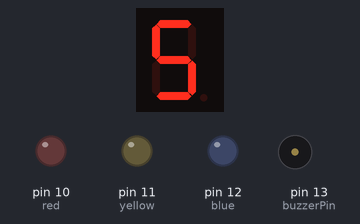
Recording of a sketch running on a simulated Arduino Uno, built with avr-gcc and run on an emulated ATmega328P. Shown: 1-digit seven-segment display, output pins drawn as LEDs (lit = HIGH), buzzer (waves = sounding). Wiring (inferred from the names in the program): 1-digit 7-segment display, segments lit when HIGH: segments pin 2, pin 3, pin 4, pin 5, pin 6, pin 7, pin 8, pin 9. The segment pins are drawn as the display they are named for; pins used as bus, display or sensor lines are not drawn.

Above: at 0.1 s.
At 1.1 s:
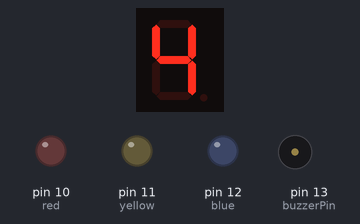
At 2.1 s:
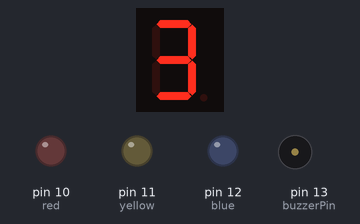
At 3.1 s:
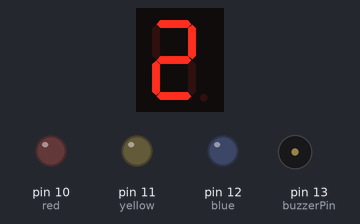
At 4.1 s:
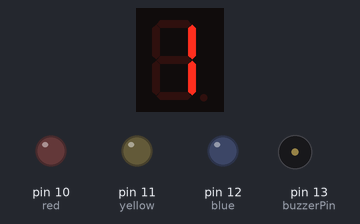
At 5.1 s:
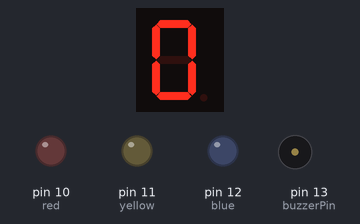
Timing chart, 0 to 40.0 s (numbered marks = the images above):
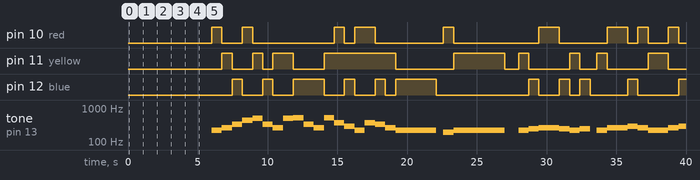

The sketch:

stairwayToHeaven.ino
```cpp
#include <Arduino.h>

int buzzerPin = 13;
int red = 10;
int yellow = 11;
int blue = 12;
int A = 2;
int B = 3;
int C = 4;
int D = 5;
int E = 6;
int F = 7;
int G = 8;
int DP = 9;

int A4note = 440;
float B4 = 493.88;
float C4 = 261.63;
float D4 = 293.66;
float E4 = 329.63;
float F4 = 349.23;
int G4 = 392;
float F4sharp = 369.99;

float C5 = 523.25;

int A3note = 220;
float B3 = 246.94;
int G3 = 196;

//notes in 82 WPM
int snote = 732;
int enote = 366;
int qnote = 732;
int hnote = 1463;
int wnote = 2927;

void setup() {
  // put your setup code here, to run once:
  pinMode(buzzerPin, OUTPUT);
  pinMode(A, OUTPUT);
  pinMode(B, OUTPUT);
  pinMode(C, OUTPUT);
  pinMode(D, OUTPUT);
  pinMode(E, OUTPUT);
  pinMode(F, OUTPUT);
  pinMode(G, OUTPUT);
  pinMode(DP, OUTPUT);
  pinMode(blue, OUTPUT);
  pinMode(yellow, OUTPUT);
  pinMode(red, OUTPUT);
}

void loop() {
  // put your main code here, to run repeatedly:

  //number countdown from 5
  num_five();
  delay(1000);
  clear_segment();
  num_four();
  delay(1000);
  clear_segment();
  num_three();
  delay(1000);
  clear_segment();
  num_two();
  delay(1000);
  clear_segment();
  num_one();
  delay(1000);
  clear_segment();
  num_zero();
  delay(1000);
  clear_segment();

  //play stairway to heaven intro
  sth_intro();

  exit(0);

}

void clear_segment(){
  digitalWrite(A, LOW);
  digitalWrite(B, LOW);
  digitalWrite(C, LOW);
  digitalWrite(D, LOW);
  digitalWrite(E, LOW);
  digitalWrite(F, LOW);
  digitalWrite(G, LOW);
}

void num_five(){
  digitalWrite(A, HIGH);
  digitalWrite(F, HIGH);
  digitalWrite(G, HIGH);
  digitalWrite(C, HIGH);
  digitalWrite(D, HIGH);
}

void num_four(){
  digitalWrite(F, HIGH);
  digitalWrite(G, HIGH);
  digitalWrite(B, HIGH);
  digitalWrite(C, HIGH);
}

void num_three(){
  digitalWrite(A, HIGH);
  digitalWrite(B, HIGH);
  digitalWrite(C, HIGH);
  digitalWrite(G, HIGH);
  digitalWrite(D, HIGH);
}

void num_two(){
  digitalWrite(A, HIGH);
  digitalWrite(B, HIGH);
  digitalWrite(G, HIGH);
  digitalWrite(E, HIGH);
  digitalWrite(D, HIGH);
}

void num_one(){
  digitalWrite(B, HIGH);
  digitalWrite(C, HIGH);
}

void num_zero(){
  digitalWrite(A, HIGH);
  digitalWrite(B, HIGH);
  digitalWrite(C, HIGH);
  digitalWrite(D, HIGH);
  digitalWrite(E, HIGH);
  digitalWrite(F, HIGH);
}

void sth_intro(){
  tone(buzzerPin, A3note, snote);
  digitalWrite(red, HIGH);
  delay(snote);
  digitalWrite(red, LOW);
  tone(buzzerPin, C4, snote);
  digitalWrite(yellow, HIGH);
  delay(snote);
  digitalWrite(yellow, LOW);
  tone(buzzerPin, E4, snote);
  digitalWrite(blue, HIGH);
  delay(snote);
  digitalWrite(blue, LOW);
  tone(buzzerPin, A4note, snote);
  digitalWrite(red, HIGH);
  delay(snote);
  digitalWrite(red, LOW);
  tone(buzzerPin, B4, snote);
  digitalWrite(yellow, HIGH);
  delay(snote);
  digitalWrite(yellow, LOW);
  tone(buzzerPin, E4, snote);
  digitalWrite(blue, HIGH);
  delay(snote);
  digitalWrite(blue, LOW);
  tone(buzzerPin, C4, snote);
  digitalWrite(yellow, HIGH);
  delay(snote);
  digitalWrite(yellow, LOW);
  tone(buzzerPin, B4, snote);
  digitalWrite(yellow, HIGH);
  delay(snote);
  digitalWrite(yellow, LOW);
  tone(buzzerPin, C5, snote);
  digitalWrite(blue, HIGH);
  delay(snote);
  digitalWrite(blue, LOW);

  tone(buzzerPin, E4, qnote);
  digitalWrite(blue, HIGH);
  delay(qnote);
  digitalWrite(blue, LOW);
  tone(buzzerPin, C4, qnote);
  digitalWrite(blue, HIGH);
  delay(snote);
  digitalWrite(blue, LOW);
  tone(buzzerPin, C5, qnote);
  digitalWrite(yellow, HIGH);
  delay(qnote);
  digitalWrite(blue, LOW);
  tone(buzzerPin, F4sharp, qnote);
  digitalWrite(red, HIGH);
  delay(qnote);
  digitalWrite(red, LOW);
  tone(buzzerPin, D4, qnote);
  digitalWrite(blue, HIGH);
  delay(qnote);
  digitalWrite(blue, LOW);
  tone(buzzerPin, A3note, qnote);
  digitalWrite(red, HIGH);
  delay(qnote);
  digitalWrite(red, LOW);
  tone(buzzerPin, F4sharp, qnote);
  digitalWrite(red, HIGH);
  delay(qnote);
  digitalWrite(red, LOW);
  tone(buzzerPin, E4, qnote);
  digitalWrite(blue, HIGH);
  delay(qnote);
  digitalWrite(blue, LOW);
  tone(buzzerPin, C4, qnote);
  digitalWrite(yellow, HIGH);
  delay(qnote);
  digitalWrite(yellow, LOW);
  tone(buzzerPin, A3note, wnote);
  digitalWrite(blue, HIGH);
  delay(wnote);
  digitalWrite(blue, LOW);

  delay(500);

  tone(buzzerPin, G3, qnote);
  digitalWrite(red, HIGH);
  delay(qnote);
  digitalWrite(red, LOW);
  tone(buzzerPin, A3note, qnote);
  digitalWrite(yellow, HIGH);
  delay(qnote);
  digitalWrite(yellow, LOW);
  tone(buzzerPin, A3note, wnote);
  digitalWrite(yellow, HIGH);
  delay(wnote);
  digitalWrite(yellow, LOW);

  delay(1000);

  tone(buzzerPin, A3note, qnote);
  digitalWrite(yellow, HIGH);
  delay(qnote);
  digitalWrite(yellow, LOW);
  tone(buzzerPin, B3, qnote);
  digitalWrite(blue, HIGH);
  delay(qnote);
  digitalWrite(blue, LOW);
  tone(buzzerPin, C4, hnote);
  digitalWrite(red, HIGH);
  delay(hnote);
  digitalWrite(red, LOW);
  tone(buzzerPin, B3, qnote);
  digitalWrite(blue, HIGH);
  delay(qnote);
  digitalWrite(blue, LOW);
  tone(buzzerPin, A3note, qnote);
  digitalWrite(yellow, HIGH);
  delay(qnote);
  digitalWrite(yellow, LOW);
  tone(buzzerPin, B3, qnote);
  digitalWrite(blue, HIGH);
  delay(qnote);
  digitalWrite(blue, LOW);

  delay(500);

  tone(buzzerPin, A3note, qnote);
  digitalWrite(yellow, HIGH);
  delay(qnote);
  digitalWrite(yellow, LOW);
  tone(buzzerPin, C4, hnote);
  digitalWrite(red, HIGH);
  delay(hnote);
  digitalWrite(red, LOW);
  tone(buzzerPin, D4, qnote);
  digitalWrite(blue, HIGH);
  delay(qnote);
  digitalWrite(blue, LOW);
  tone(buzzerPin, C4, qnote);
  digitalWrite(red, HIGH);
  delay(qnote);
  digitalWrite(red, LOW);
  tone(buzzerPin, A3note, hnote);
  digitalWrite(yellow, HIGH);
  delay(hnote);
  digitalWrite(yellow, LOW);
  tone(buzzerPin, C4, qnote);
  digitalWrite(red, HIGH);
  delay(qnote);
  digitalWrite(red, LOW);
  tone(buzzerPin, D4, qnote);
  digitalWrite(blue, HIGH);
  delay(qnote);
  digitalWrite(blue, LOW);
  tone(buzzerPin, E4, hnote);
  digitalWrite(yellow, HIGH);
  delay(hnote);
  digitalWrite(yellow, LOW);
  tone(buzzerPin, D4, qnote);
  digitalWrite(blue, HIGH);
  delay(qnote);
  digitalWrite(blue, LOW);
  tone(buzzerPin, C4, qnote);
  digitalWrite(red, HIGH);
  delay(qnote);
  digitalWrite(red, LOW);
  tone(buzzerPin, B3, hnote);
  digitalWrite(blue, HIGH);
  delay(hnote);
  digitalWrite(blue, LOW);

  delay(250);

  tone(buzzerPin, G3, qnote);
  digitalWrite(blue, HIGH);
  delay(qnote);
  digitalWrite(blue, LOW);
  tone(buzzerPin, G3, qnote);
  digitalWrite(blue, HIGH);
  delay(qnote);
  digitalWrite(blue, LOW);
  tone(buzzerPin, A3note, hnote);
  digitalWrite(yellow, HIGH);
  delay(hnote);
  digitalWrite(yellow, LOW);

  delay(500);

  tone(buzzerPin, A3note, qnote);
  digitalWrite(yellow, HIGH);
  delay(qnote);
  digitalWrite(yellow, LOW);
  tone(buzzerPin, B3, qnote);
  digitalWrite(blue, HIGH);
  delay(qnote);
  digitalWrite(blue, LOW);
  tone(buzzerPin, C4, hnote);
  digitalWrite(red, HIGH);
  delay(hnote);
  digitalWrite(red, LOW);
  tone(buzzerPin, B3, qnote);
  digitalWrite(blue, HIGH);
  delay(qnote);
  digitalWrite(blue, LOW);
  tone(buzzerPin, A3note, qnote);
  digitalWrite(yellow, HIGH);
  delay(qnote);
  digitalWrite(blue, LOW);
  tone(buzzerPin, B3, qnote);
  digitalWrite(blue, HIGH);
  delay(qnote);
  digitalWrite(blue, LOW);

  delay(500);

  tone(buzzerPin, A3note, qnote);
  digitalWrite(yellow, HIGH);
  delay(qnote);
  digitalWrite(yellow, LOW);
  tone(buzzerPin, C4, hnote);
  digitalWrite(red, HIGH);
  delay(hnote);
  digitalWrite(red, LOW);
  tone(buzzerPin, D4, qnote);
  digitalWrite(blue, HIGH);
  delay(qnote);
  digitalWrite(blue, LOW);
  tone(buzzerPin, C4, qnote);
  digitalWrite(red, HIGH);
  delay(qnote);
  digitalWrite(red, LOW);
  tone(buzzerPin, A3note, hnote);
  digitalWrite(yellow, HIGH);
  delay(hnote);
  digitalWrite(yellow, LOW);
  tone(buzzerPin, C4, qnote);
  digitalWrite(red, HIGH);
  delay(qnote);
  digitalWrite(red, LOW);
  tone(buzzerPin, D4, qnote);
  digitalWrite(blue, HIGH);
  delay(qnote);
  digitalWrite(blue, LOW);
  tone(buzzerPin, E4, hnote);
  digitalWrite(yellow, HIGH);
  delay(hnote);
  digitalWrite(yellow, LOW);
  tone(buzzerPin, D4, qnote);
  digitalWrite(blue, HIGH);
  delay(qnote);
  digitalWrite(blue, LOW);
  tone(buzzerPin, C4, qnote);
  digitalWrite(red, HIGH);
  delay(qnote);
  digitalWrite(red, LOW);
  tone(buzzerPin, B3, hnote);
  digitalWrite(blue, HIGH);
  delay(hnote);
  digitalWrite(blue, LOW);

  delay(250);

  tone(buzzerPin, G3, qnote);
  digitalWrite(blue, HIGH);
  delay(qnote);
  digitalWrite(blue, LOW);
  tone(buzzerPin, G3, qnote);
  digitalWrite(blue, HIGH);
  delay(qnote);
  digitalWrite(blue, LOW);
  tone(buzzerPin, A3note, hnote);
  digitalWrite(yellow, HIGH);
  delay(hnote);
  digitalWrite(yellow, LOW);
}
```

Measured:
- by itself, pin 10 (red): LOW → HIGH at 6.0 s, → LOW 0.73 s later, → HIGH 1.5 s later, → LOW 0.73 s later, … (18 changes in this stretch)
- by itself, pin 11 (yellow): LOW → HIGH at 6.7 s, → LOW 0.73 s later, → HIGH 1.5 s later, → LOW 0.73 s later, … (18 changes in this stretch)
- by itself, pin 12 (blue): LOW → HIGH at 7.5 s, → LOW 0.73 s later, → HIGH 1.5 s later, → LOW 0.73 s later, … (21 changes in this stretch)
- by itself, tone on pin 13 (buzzerPin): plays 220 Hz for 0.73 s, 261 Hz for 0.73 s, 329 Hz for 0.73 s, 440 Hz for 0.73 s, 493 Hz for 0.73 s, 329 Hz for 0.73 s … (34 notes in this stretch)
- what the display in image 1 shows lasts 1.0 s, from 1.0 s to 2.0 s
